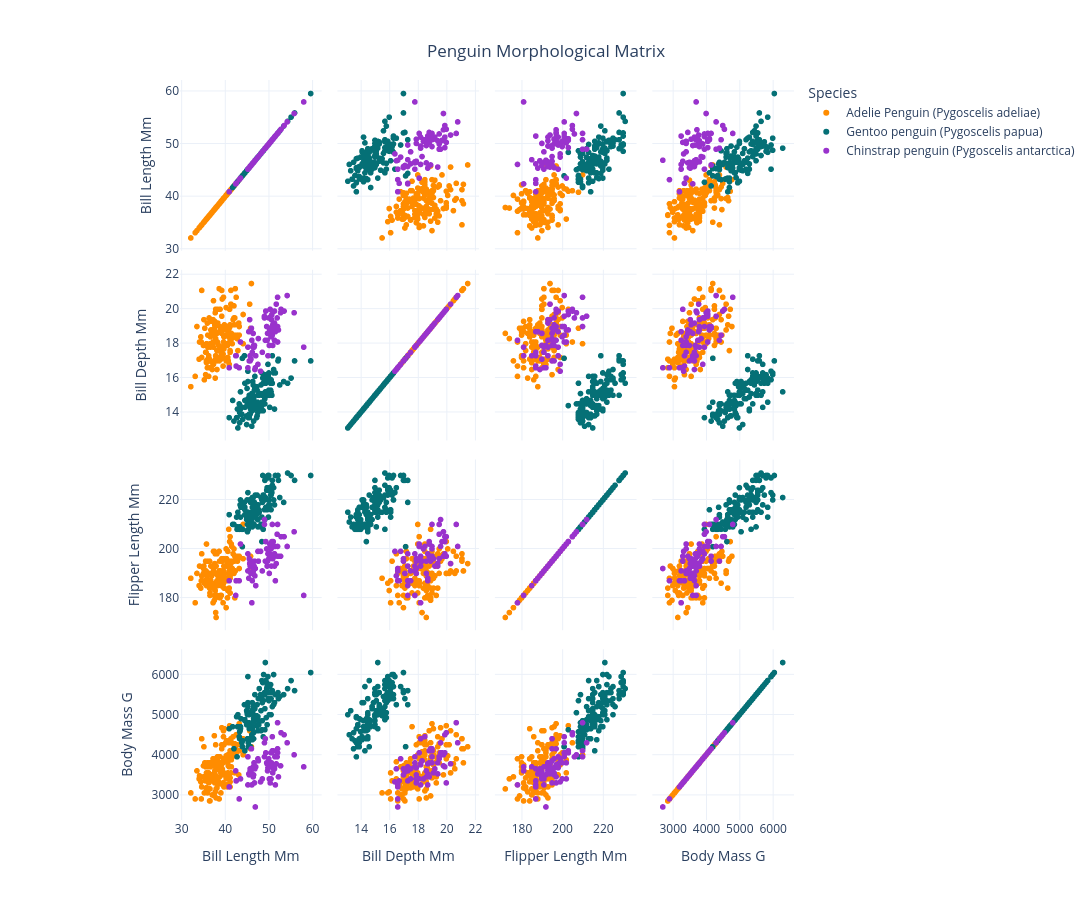

Write notebook code for a chart like this one.
### Code cell
# 3. Scatter Matrix: Multivariable scatter matrix
# Scatter Matrix with horizontal Y-labels
fig3 = px.scatter_matrix(
    df, 
    dimensions=["bill_length_mm", "bill_depth_mm", "flipper_length_mm", "body_mass_g"],
    color="species", 
    color_discrete_map=COLORS,
    title="Penguin Morphological Matrix",
    # Replacing "_"
    labels={col: col.replace('_', ' ').title() for col in df.columns}
)

fig3.update_traces(diagonal_visible=True)

# Modify y-axis for var names
fig3.update_yaxes(
    tickangle=0, 
    title_standoff=10, 
    automargin=True   
)

# Overall layout
fig3.update_layout(
    height=900, 
    width=1200,
    margin=dict(l=180, r=20, t=80, b=80), 
    autosize=True,
    title={
        'text': "Penguin Morphological Matrix",
        'y': 0.95,           
        'x': 0.5,            
        'xanchor': 'center', 
        'yanchor': 'top'
    }
)

fig3.show()
